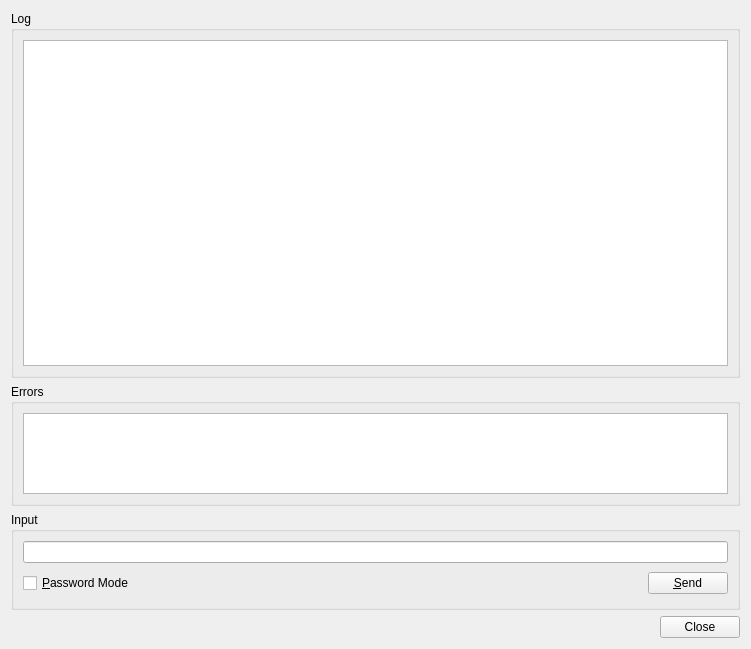
<?xml version="1.0" encoding="UTF-8"?>
<ui version="4.0">
 <class>HgLogDialog</class>
 <widget class="QWidget" name="HgLogDialog">
  <property name="geometry">
   <rect>
    <x>0</x>
    <y>0</y>
    <width>751</width>
    <height>649</height>
   </rect>
  </property>
  <property name="windowTitle">
   <string>Mercurial Log</string>
  </property>
  <layout class="QVBoxLayout">
   <item>
    <widget class="QGroupBox" name="contentsGroup">
     <property name="sizePolicy">
      <sizepolicy hsizetype="Preferred" vsizetype="Preferred">
       <horstretch>0</horstretch>
       <verstretch>3</verstretch>
      </sizepolicy>
     </property>
     <property name="title">
      <string>Log</string>
     </property>
     <layout class="QVBoxLayout">
      <item>
       <widget class="QTextBrowser" name="contents">
        <property name="focusPolicy">
         <enum>Qt::NoFocus</enum>
        </property>
        <property name="whatsThis">
         <string>&lt;b&gt;Mercurial Log&lt;/b&gt;&lt;p&gt;This shows the output of the hg log command. By clicking on the links you may show the difference between revisions.&lt;/p&gt;</string>
        </property>
        <property name="openLinks">
         <bool>false</bool>
        </property>
       </widget>
      </item>
     </layout>
    </widget>
   </item>
   <item>
    <widget class="QGroupBox" name="errorGroup">
     <property name="sizePolicy">
      <sizepolicy hsizetype="Preferred" vsizetype="Expanding">
       <horstretch>0</horstretch>
       <verstretch>1</verstretch>
      </sizepolicy>
     </property>
     <property name="title">
      <string>Errors</string>
     </property>
     <layout class="QVBoxLayout">
      <item>
       <widget class="QTextEdit" name="errors">
        <property name="focusPolicy">
         <enum>Qt::NoFocus</enum>
        </property>
        <property name="whatsThis">
         <string>&lt;b&gt;Mercurial log errors&lt;/b&gt;&lt;p&gt;This shows possible error messages of the hg log command.&lt;/p&gt;</string>
        </property>
        <property name="readOnly">
         <bool>true</bool>
        </property>
        <property name="acceptRichText">
         <bool>false</bool>
        </property>
       </widget>
      </item>
     </layout>
    </widget>
   </item>
   <item>
    <widget class="QGroupBox" name="inputGroup">
     <property name="title">
      <string>Input</string>
     </property>
     <layout class="QGridLayout">
      <item row="1" column="1">
       <spacer>
        <property name="orientation">
         <enum>Qt::Horizontal</enum>
        </property>
        <property name="sizeType">
         <enum>QSizePolicy::Expanding</enum>
        </property>
        <property name="sizeHint" stdset="0">
         <size>
          <width>327</width>
          <height>29</height>
         </size>
        </property>
       </spacer>
      </item>
      <item row="1" column="2">
       <widget class="QPushButton" name="sendButton">
        <property name="toolTip">
         <string>Press to send the input to the hg process</string>
        </property>
        <property name="text">
         <string>&amp;Send</string>
        </property>
        <property name="shortcut">
         <string>Alt+S</string>
        </property>
       </widget>
      </item>
      <item row="0" column="0" colspan="3">
       <widget class="QLineEdit" name="input">
        <property name="toolTip">
         <string>Enter data to be sent to the hg process</string>
        </property>
       </widget>
      </item>
      <item row="1" column="0">
       <widget class="QCheckBox" name="passwordCheckBox">
        <property name="toolTip">
         <string>Select to switch the input field to password mode</string>
        </property>
        <property name="text">
         <string>&amp;Password Mode</string>
        </property>
        <property name="shortcut">
         <string>Alt+P</string>
        </property>
       </widget>
      </item>
     </layout>
    </widget>
   </item>
   <item>
    <widget class="QDialogButtonBox" name="buttonBox">
     <property name="orientation">
      <enum>Qt::Horizontal</enum>
     </property>
     <property name="standardButtons">
      <set>QDialogButtonBox::Close</set>
     </property>
    </widget>
   </item>
  </layout>
 </widget>
 <tabstops>
  <tabstop>input</tabstop>
  <tabstop>sendButton</tabstop>
  <tabstop>passwordCheckBox</tabstop>
 </tabstops>
 <resources/>
 <connections>
  <connection>
   <sender>buttonBox</sender>
   <signal>rejected()</signal>
   <receiver>HgLogDialog</receiver>
   <slot>close()</slot>
   <hints>
    <hint type="sourcelabel">
     <x>262</x>
     <y>624</y>
    </hint>
    <hint type="destinationlabel">
     <x>271</x>
     <y>647</y>
    </hint>
   </hints>
  </connection>
 </connections>
</ui>
